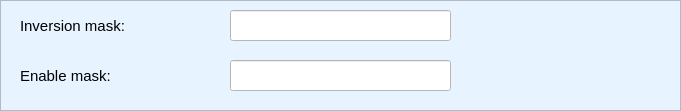
               <widget class="QFrame" name="frame_8">
                <property name="geometry">
                 <rect>
                  <x>10</x>
                  <y>440</y>
                  <width>681</width>
                  <height>111</height>
                 </rect>
                </property>
                <property name="styleSheet">
                 <string notr="true">background-color: rgb(231, 243, 255);</string>
                </property>
                <property name="frameShape">
                 <enum>QFrame::StyledPanel</enum>
                </property>
                <property name="frameShadow">
                 <enum>QFrame::Raised</enum>
                </property>
                <widget class="QLabel" name="label_67">
                 <property name="geometry">
                  <rect>
                   <x>20</x>
                   <y>10</y>
                   <width>141</width>
                   <height>31</height>
                  </rect>
                 </property>
                 <property name="font">
                  <font>
                   <pointsize>11</pointsize>
                  </font>
                 </property>
                 <property name="text">
                  <string>Inversion mask:</string>
                 </property>
                </widget>
                <widget class="QLabel" name="label_68">
                 <property name="geometry">
                  <rect>
                   <x>20</x>
                   <y>60</y>
                   <width>141</width>
                   <height>31</height>
                  </rect>
                 </property>
                 <property name="font">
                  <font>
                   <pointsize>11</pointsize>
                  </font>
                 </property>
                 <property name="text">
                  <string>Enable mask:</string>
                 </property>
                </widget>
                <widget class="QLineEdit" name="lineEditInversion">
                 <property name="geometry">
                  <rect>
                   <x>230</x>
                   <y>10</y>
                   <width>221</width>
                   <height>31</height>
                  </rect>
                 </property>
                 <property name="styleSheet">
                  <string notr="true">background-color: rgb(255, 255, 255);</string>
                 </property>
                 <property name="alignment">
                  <set>Qt::AlignRight|Qt::AlignTrailing|Qt::AlignVCenter</set>
                 </property>
                 <property name="readOnly">
                  <bool>true</bool>
                 </property>
                </widget>
                <widget class="QLineEdit" name="lineEditEnable">
                 <property name="geometry">
                  <rect>
                   <x>230</x>
                   <y>60</y>
                   <width>221</width>
                   <height>31</height>
                  </rect>
                 </property>
                 <property name="styleSheet">
                  <string notr="true">background-color: rgb(255, 255, 255);</string>
                 </property>
                 <property name="alignment">
                  <set>Qt::AlignRight|Qt::AlignTrailing|Qt::AlignVCenter</set>
                 </property>
                 <property name="readOnly">
                  <bool>true</bool>
                 </property>
                </widget>
               </widget>
